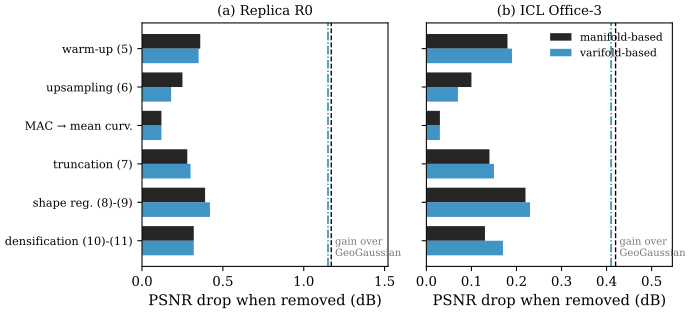

Reproduce this figure in Python.
"""Figure 49.6.2: the ablation of [GeoSplat25, Table 3] as PSNR drops (Section 49.6).

No new experiment: the numbers are the printed table values (lib/geo49.py, TABLE3; GeoGaussian from TABLE1/TABLE2).
For each removed component, the bar is (full model) - (model without it) in PSNR (dB), on Replica R0 (a) and on
ICL Office-3 (b), for both GeoSplat variants. The vertical lines mark the gain of the full model over GeoGaussian on
the same scene (Tables 1-2).

Run from the project root: PYTHONPATH=tools python3 chapters/49-paper-geosplat/figures/fig-49-6-2-ablation.py
"""
import sys
from pathlib import Path

import numpy as np

import dgfig

sys.path.insert(0, str(Path(__file__).resolve().parents[1] / "lib"))
import geo49  # noqa: E402

dgfig.setup()
import matplotlib.pyplot as plt  # noqa: E402

C = dgfig.COLORS
labels = ["warm-up (5)", "upsampling (6)", "MAC → mean curv.", "truncation (7)", "shape reg. (8)-(9)",
          "densification (10)-(11)"]
drop, ref = {}, {}
for v in ("Manifold", "Varifold"):
    T = np.array(geo49.TABLE3[v])
    drop[v] = {"R0": T[0, 0] - T[1:, 0], "Office-3": T[0, 3] - T[1:, 3]}
    ref[v] = {"R0": T[0, 0] - geo49.TABLE1["GeoGaussian"]["PSNR"][0], "Office-3": T[0, 3] - geo49.TABLE2["GeoGaussian"]["PSNR"][3]}
    print(v, {k: np.round(d, 2) for k, d in drop[v].items()}, {k: round(r, 2) for k, r in ref[v].items()})
    for sc in ("R0", "Office-3"):
        print("  sum of drops without the MAC row", sc, round(drop[v][sc][[0, 1, 3, 4, 5]].sum(), 2))
assert all(np.all(drop[v][s] > 0) for v in drop for s in drop[v])
assert np.argmax(drop["Manifold"]["R0"]) == 4 and np.argmax(drop["Varifold"]["Office-3"]) == 4
assert all(drop[v][s].max() < ref[v][s] for v in drop for s in drop[v])

fig, axes = plt.subplots(1, 2, figsize=(7.4, 3.5), sharey=True)
y = np.arange(len(labels))[::-1]
h = 0.38
styles = {"Manifold": (C["main"], "manifold-based", "--"), "Varifold": (C["tangent"], "varifold-based", "-.")}
for k, sc in enumerate(["R0", "Office-3"]):
    ax = axes[k]
    for j, (v, (col, lab, ls)) in enumerate(styles.items()):
        ax.barh(y + (0.5 - j) * h, drop[v][sc], height=h, color=col, alpha=0.85 if j == 0 else 0.75, label=lab)
        ax.axvline(ref[v][sc], color=col, lw=1.0, ls=ls)
    ax.set_title(f"({'ab'[k]}) {'Replica R0' if sc == 'R0' else 'ICL Office-3'}", fontsize=10)
    ax.set_xlabel("PSNR drop when removed (dB)")
    top = max(ref["Manifold"][sc], ref["Varifold"][sc])
    ax.set_xlim(0, 1.3 * top)
    ax.text(top * 1.02, y[-1] - 0.45, "gain over\nGeoGaussian", fontsize=7.5, color=C["aux"], va="bottom")
axes[0].set_yticks(y)
axes[0].set_yticklabels(labels, fontsize=8.5)
axes[1].legend(loc="upper right", fontsize=8, frameon=False)
fig.tight_layout()
dgfig.save(fig, __file__)
